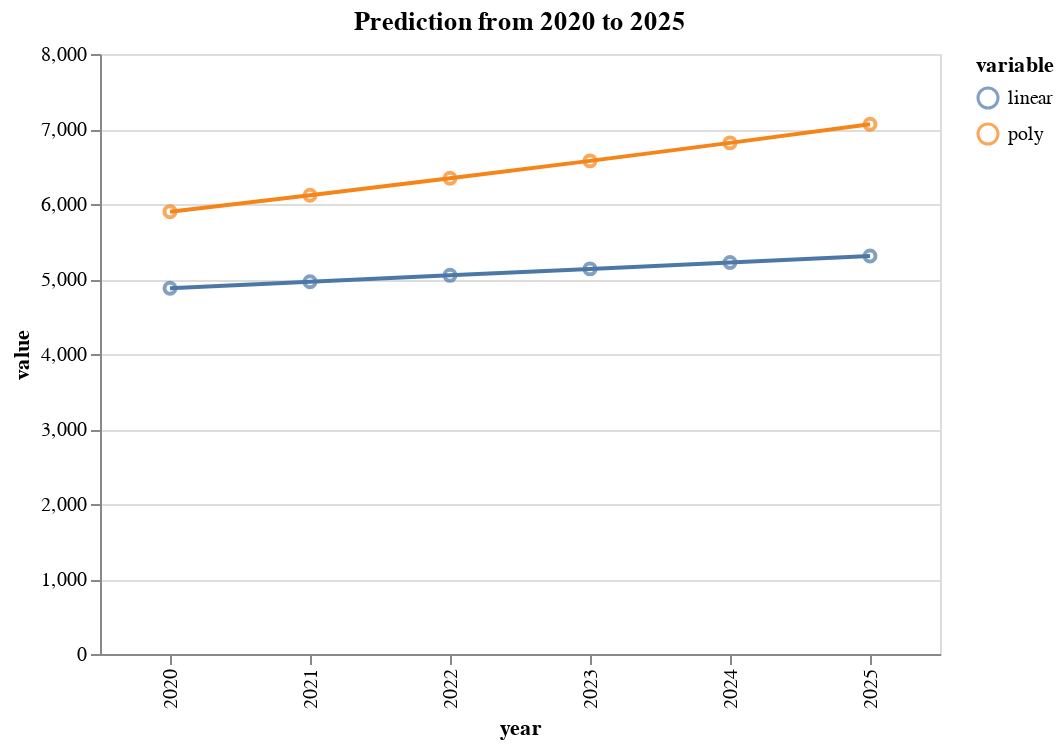

Write notebook code for a chart like this one.
### Code cell
alt.Chart(df_predict.melt('year')).mark_point().encode(
x='year',
y='value',
color='variable'
)+alt.Chart(df_predict.melt('year')).mark_line().encode(
x='year',
y='value',
color='variable'
).properties(title='Prediction from 2020 to 2025',width=alt.Step(70))

### Figure 1 — Vega-Lite specification as saved in the notebook (floating-point values rounded to 4 significant figures)
{"config": {"view": {"continuousWidth": 400, "continuousHeight": 300}}, "layer": [{"data": {"name": "data-4c80d6920ca3754808320276182b6b64"}, "mark": "point", "encoding": {"color": {"type": "nominal", "field": "variable"}, "x": {"type": "nominal", "field": "year"}, "y": {"type": "quantitative", "field": "value"}}}, {"data": {"name": "data-4c80d6920ca3754808320276182b6b64"}, "mark": "line", "encoding": {"color": {"type": "nominal", "field": "variable"}, "x": {"type": "nominal", "field": "year"}, "y": {"type": "quantitative", "field": "value"}}, "title": "Prediction from 2020 to 2025", "width": {"step": 70}}], "$schema": "https://vega.github.io/schema/vega-lite/v4.8.1.json", "datasets": {"data-4c80d6920ca3754808320276182b6b64": [{"year": "2020", "variable": "linear", "value": 4877.0}, {"year": "2021", "variable": "linear", "value": 4963.0}, {"year": "2022", "variable": "linear", "value": 5049.0}, {"year": "2023", "variable": "linear", "value": 5135.0}, {"year": "2024", "variable": "linear", "value": 5221.0}, {"year": "2025", "variable": "linear", "value": 5307.0}, {"year": "2020", "variable": "poly", "value": 5898.0}, {"year": "2021", "variable": "poly", "value": 6117.0}, {"year": "2022", "variable": "poly", "value": 6342.0}, {"year": "2023", "variable": "poly", "value": 6575.0}, {"year": "2024", "variable": "poly", "value": 6815.0}, {"year": "2025", "variable": "poly", "value": 7062.0}]}}
